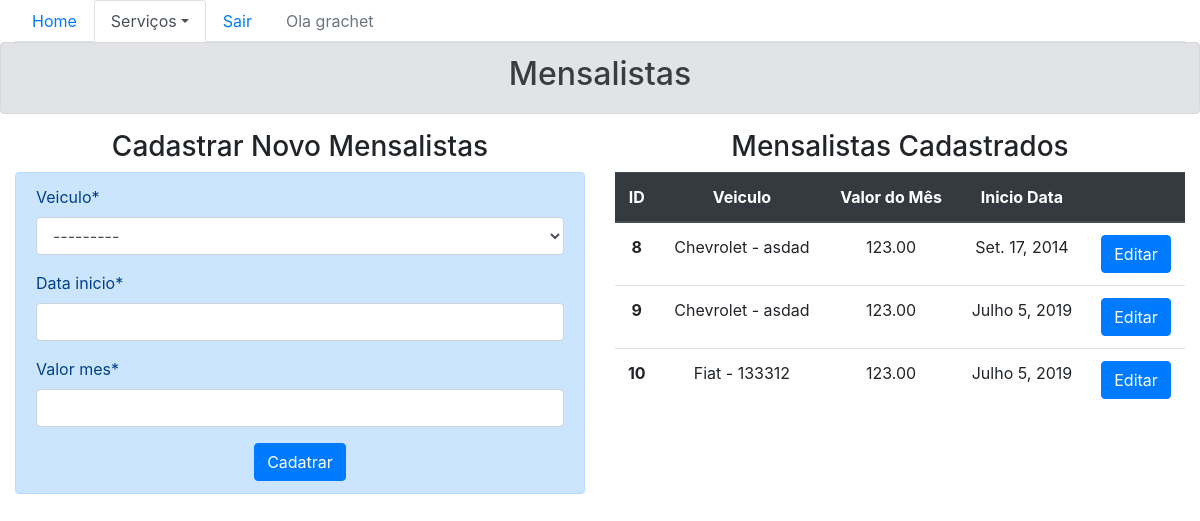
Screenshot of /sistema/mensalistas/ (signed in) with the database file from the repository.
### core/models.py (models this page shows, shortened)
class Mensalista(models.Model):
    veiculo = models.ForeignKey(Veiculo, on_delete=models.CASCADE)
    data_inicio = models.DateField()
    valor_mes = models.DecimalField(max_digits=6, decimal_places=2)

class Veiculo(models.Model):
    marca = models.ForeignKey(Marca, on_delete=models.CASCADE)
    placa = models.CharField(max_length=7)
    cor = models.CharField(max_length=15)
    proprietario = models.ForeignKey(Pessoa, on_delete=models.CASCADE)
    observacores = models.TextField()
    def __str__(self):
        return self.marca.nome + ' - ' + self.placa

class Marca(models.Model):
    nome = models.CharField(max_length=50)

### core/views.py (the view)
# urls.py: path('mensalistas/', lista_mensalista, name='core_lista_mensalista'),
@login_required
def lista_mensalista(request):
    form = MensalistaForm()
    mensalistas = Mensalista.objects.all()
    data = {'mensalistas': mensalistas, 'form':form}
    return render(request, 'core/lista_mensalistas.html', data)

### core/forms.py
class MensalistaForm(ModelForm):
    class Meta:
        model = Mensalista
        fields = '__all__'

### core/templates/core/lista_mensalistas.html (shortened to what this page needs)
{% extends "base.html" %}
{% load crispy_forms_tags %}
{% block menu %}
    <ul class="nav nav-tabs">
        <li class="nav-item">
            <a class="nav-link" href="{% url 'core_home' %}">Home</a>
        </li>
        <li class="nav-item dropdown">
            <a class="nav-link dropdown-toggle active" data-toggle="dropdown" href="#" role="button" aria-haspopup="true" aria-expanded="false">Serviços</a>
        </li>
        {% if user.is_authenticated %}
    <li class="nav-item">
        <a class="nav-link" href="{% url 'logout' %}">Sair</a>
    </li>
    <li class="nav-item">
        <a class="nav-link disabled" href="#">Ola {{ user }}</a>
    </li>
    {% else %}
        <li class="nav-item">
        <a class="nav-link" href="{% url 'login' %}">Login</a>
    </li>
    {% endif %}
    </ul>
{% endblock %}
{% block main %}
    <div class="row">
        <div class="col-sm-12 text-center alert alert-secondary">
            <h2>Mensalistas</h2>
        </div>
    </div>
    <div class="row">
        <div class="col-sm-6">
            <div class="col-sm-12 text-center">
                <h3>Cadastrar Novo Mensalistas</h3>
            </div>
            <form class="alert alert-primary" action="{% url 'core_cria_mensalista' %}" method="POST">
                {{ form|crispy }}
                <div class="col-sm-12 text-center">
                    <button class="btn btn-primary" type="submit">Cadatrar</button>
                </div>
            </form>
        </div>
        <div class="col-sm-6 text-center">
            <div class="col-sm-12">
                <h3>Mensalistas Cadastrados</h3>
            </div>
            <table class="table">
                    <thead class="thead-dark">
                      <tr>
                        <th scope="col">ID</th>
                        <th scope="col">Veiculo</th>
                        <th scope="col">Valor do Mês</th>
                        <th scope="col">Inicio Data</th>
                        <th scope="col"></th>
                      </tr>
                    </thead>
                    <tbody>
                    {% for mensalista in mensalistas %}
                            <tr>
                                <th scope="row">{{ mensalista.id }}</th>
                                <td>{{ mensalista.veiculo }}</td>
                                <td>{{ mensalista.valor_mes }}</td>
                                <td>{{ mensalista.data_inicio }}</td>
                                <td>
                                    <a href="{% url 'core_update_mensalista' mensalista.id %}">
                                    <button class="btn btn-primary">
                                        Editar
                                    </button>
                                </a>
                                </td>
                            </tr>
                    {% endfor %}
                    </tbody>
                  </table>
        </div>
    </div>
{% endblock main %}

### rows the page displays
Mensalista: id "8", veiculo "Chevrolet - asdad", valor_mes "123.00", data_inicio "Set. 17, 2014"
Mensalista: id "9", veiculo "Chevrolet - asdad", valor_mes "123.00", data_inicio "Julho 5, 2019"
Mensalista: id "10", veiculo "Fiat - 133312", valor_mes "123.00", data_inicio "Julho 5, 2019"

### other values shown
{{ user }} "grachet"
